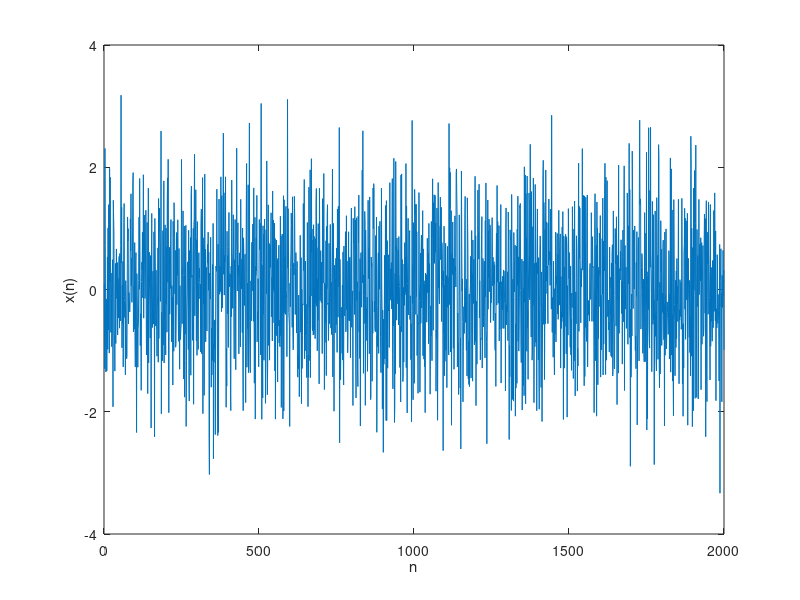
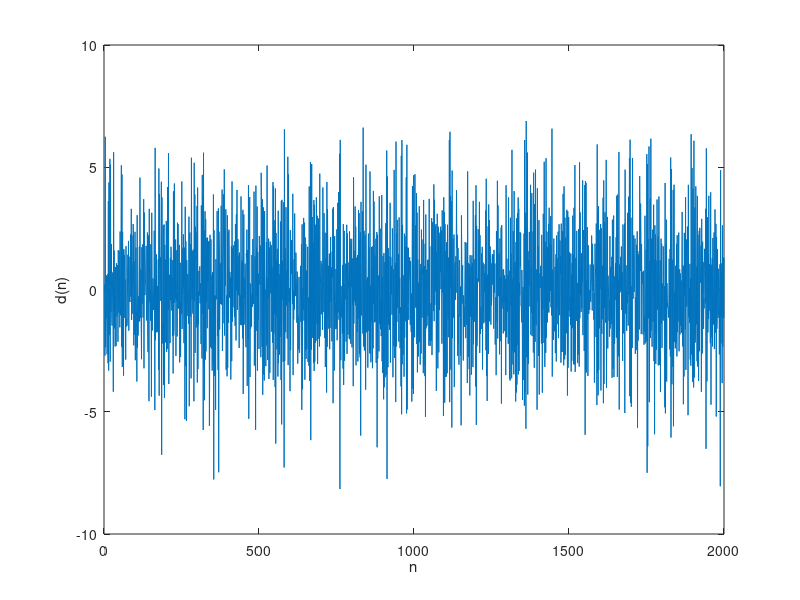
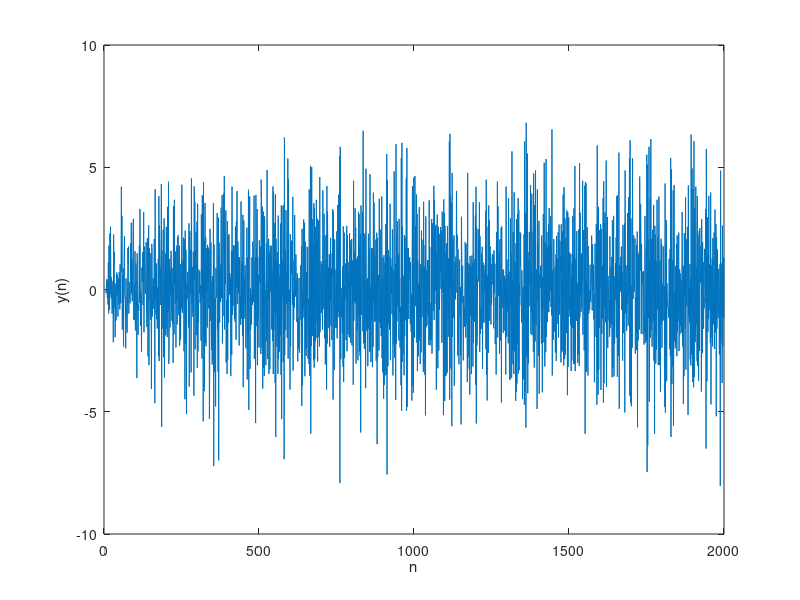
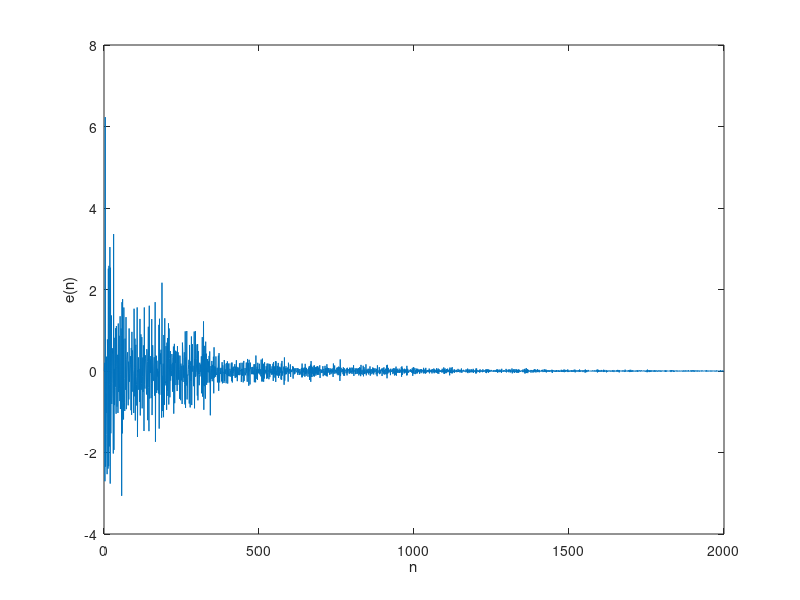

Write MATLAB code to recreate these figures, in order.
%% "Real time" Implementation of VLMS

%% We will start with simulating a Colored Gaussian signal and use it in a
%% channel modeling problem implemented using LMS and varients of LMS

clear all
close all
clc

%% Simulation parameters
% Channel model is given by G(z) = 2 - 1.2z^(-1) + 0.8z^(-2)
C = [2 ; -1.2 ; 0.8] ;

Sig = 0.5 ; % Standard deviation of the Wiener process
L = 2000 ; % Signal length

Ns = length(C) ; % System order
Nw = 3 ; % Wiener Filter order

MU = zeros(Nw,1) ; 
mu_max = 0.2 ; % Maximum step
mu_min = 1e-3 ; % Minimum step
RHO = 0.01 ; % Step size of step update

%% Backup variables
Xbkp = zeros(1,L) ;
Dbkp = zeros(1,L) ;
Ybkp = zeros(1,L) ;
Ebkp = zeros(1,L) ;
Wbkp = zeros(Nw,L) ;
Mbkp = zeros(Nw,L) ;

%% Initialization
x = 0.1 ;
w = zeros(Nw,1) ;

X = x*eye(Nw,1) ;
Xp = 0*ones(size(X)) ;
Xs = x*eye(Ns,1) ;
Xbkp(:,1) = x ;
Wbkp(:,1) = w ;
Mbkp(:,1) = MU ;

d = C'*Xs ;
y = w'*X ;
e = d - y ; 
ep = 0 ; 

%% Run the system

for I = 2:L

    d = C'*Xs ; % "Desired" signal (channel output)
    
    y = w'*X ; % Wiener filter output
    
    e = d - y ; % "Error" signal
    
    g = e*X ; 
    g_1 = ep*Xp ;
    
    MU = MU + RHO*g.*g_1 ; % Update step size
    %MU = MU + RHO*sign(g).*sign(g_1) ; % Update step size
    
    MU = min(max(MU,mu_min),mu_max) ; % Limit step size
    
    w = w + 2*MU.*g ; % LMS update equation  

%% Prepare for the next iteration

    x = randn(1) ; % System input update equation
    
    % Update X (i.e. x -> X(1) -> X(2) -> X(3) etc. )
    for J = Nw:-1:2
        X(J) = X(J-1) ;
    end
    X(1) = x ;

    % Update Xs
    for J = Ns:-1:2
        Xs(J) = Xs(J-1) ;
    end
    Xs(1) = x ;

    % Backup variables
    Xbkp(:,I) = x ; % Update Xbkp
    Wbkp(:,I) = w ; % Update Wbkp
    Ybkp(:,I) = y ; % Update Wbkp
    Ebkp(:,I) = e ; % Update Wbkp
    Dbkp(:,I) = d ; % Update Wbkp
    Mbkp(:,I) = MU ; % Update Wbkp
    ep = e ;
    Xp = X ;

end


figure(1) ; plot(1:L,Xbkp) ; xlabel('n') ; ylabel('x(n)')
figure(2) ; plot(1:L,Dbkp) ; xlabel('n') ; ylabel('d(n)')
figure(3) ; plot(1:L,Ybkp) ; xlabel('n') ; ylabel('y(n)')
figure(4) ; plot(1:L,Ebkp) ; xlabel('n') ; ylabel('e(n)')
figure(5) ; plot(1:L,Wbkp(1,:),1:L,Wbkp(2,:),1:L,Wbkp(3,:))
xlabel('n') ; ylabel('W(n)')
legend('w_1(n)','w_2(n)','w_3(n)')
figure(6) ; plot(1:L,Mbkp(1,:),1:L,Mbkp(2,:),1:L,Mbkp(3,:))
xlabel('n') ; ylabel('\mu(n)')
legend('\mu_1(n)','\mu_2(n)','\mu_3(n)')